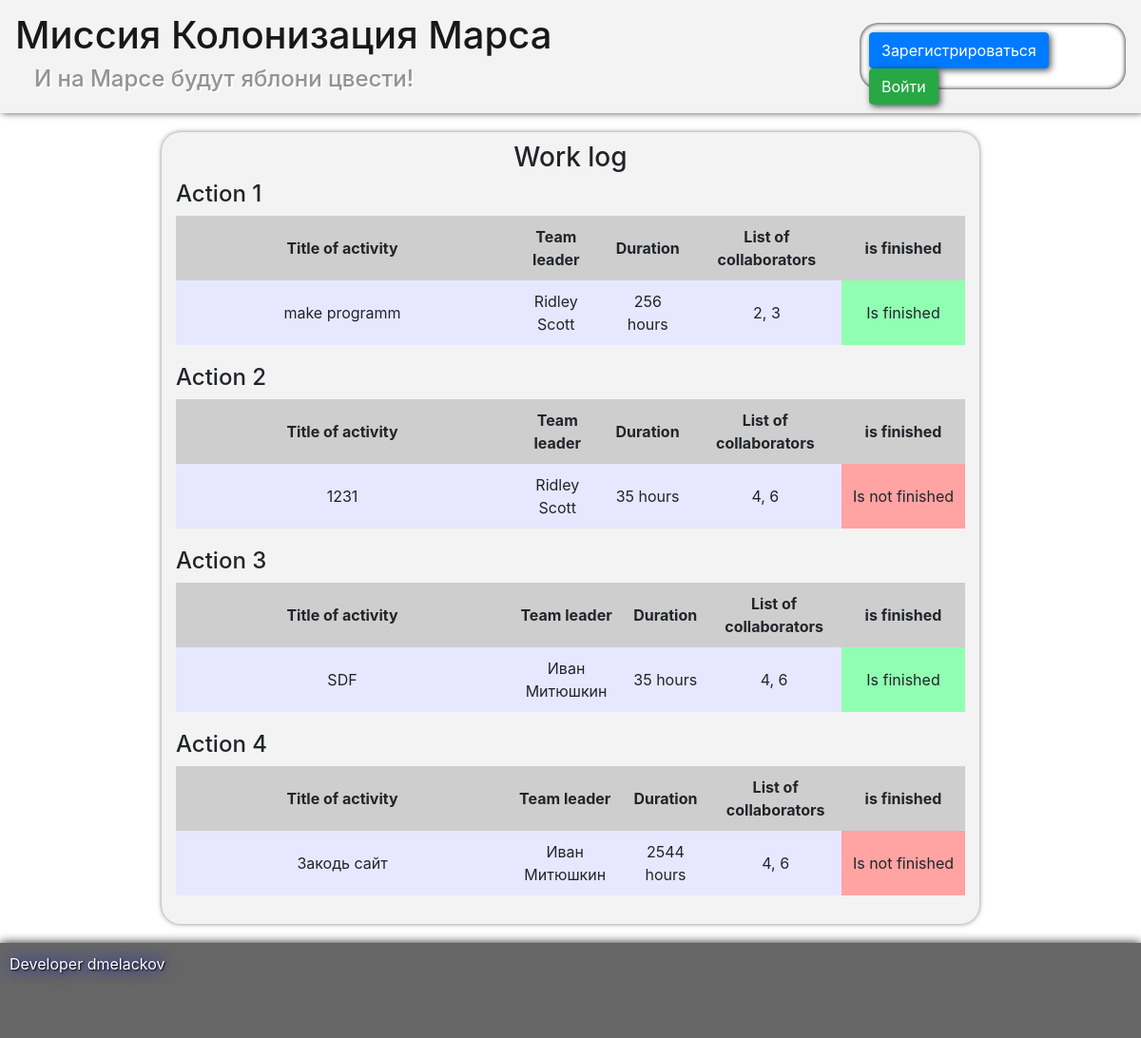
The page /index on the database as committed earlier.
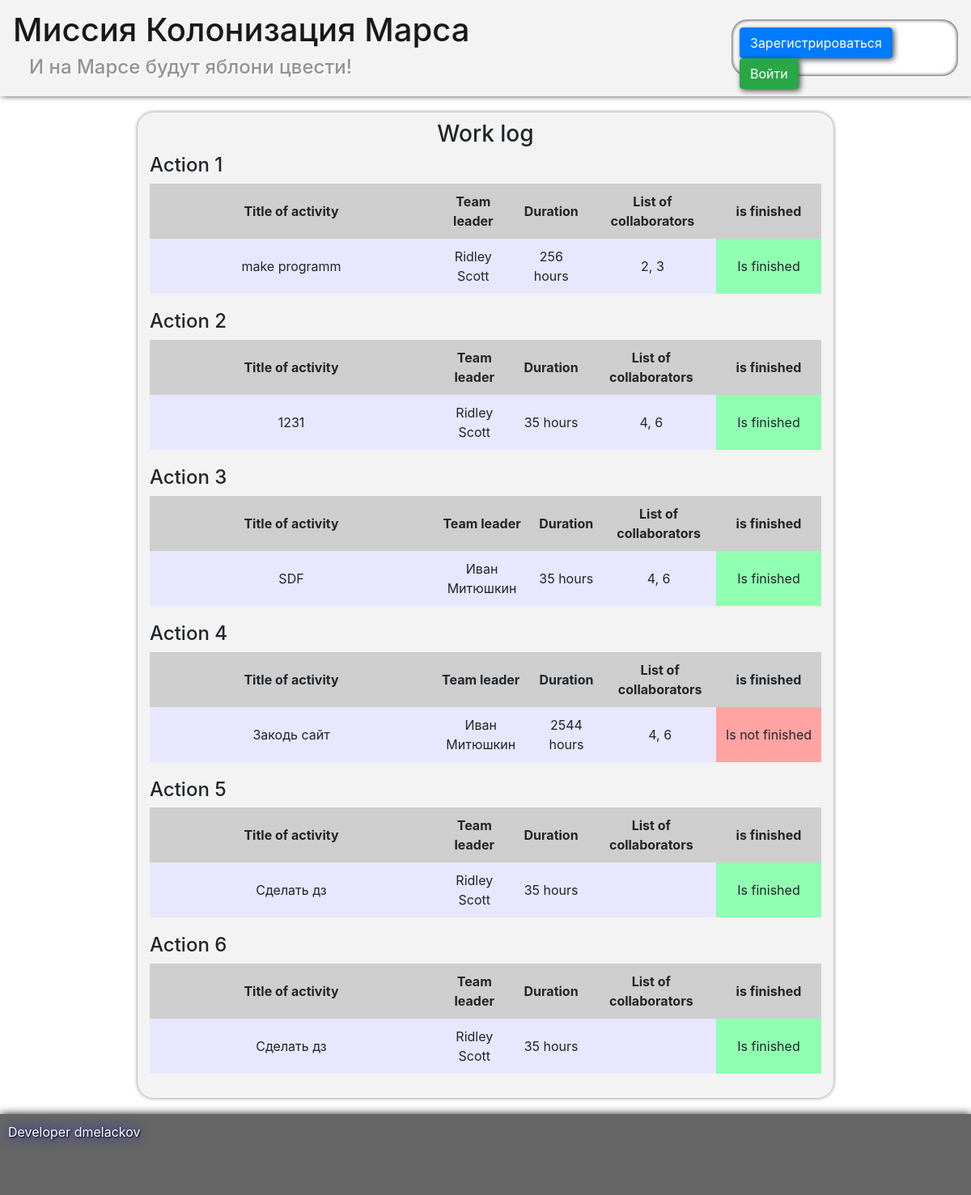
The same page on the database as committed later.
### data/jobs.py (models this page shows)
class Jobs(SqlAlchemyBase, SerializerMixin):
    __tablename__ = 'jobs'
    id = sqlalchemy.Column(sqlalchemy.Integer,
                           primary_key=True, autoincrement=True)
    team_leader = sqlalchemy.Column(sqlalchemy.Integer,
                                    sqlalchemy.ForeignKey("users.id"))
    job = sqlalchemy.Column(sqlalchemy.String)
    work_size = sqlalchemy.Column(sqlalchemy.Integer)
    collaborators = sqlalchemy.Column(sqlalchemy.String)
    start_date = sqlalchemy.Column(sqlalchemy.DateTime)
    start_end = sqlalchemy.Column(sqlalchemy.DateTime)
    if_finished = sqlalchemy.Column(sqlalchemy.Boolean)
    leader = orm.relation('User')

### data/users.py (models this page shows, shortened)
class User(SqlAlchemyBase, UserMixin, SerializerMixin):
    __tablename__ = 'users'
    id = sqlalchemy.Column(sqlalchemy.Integer,
                           primary_key=True, autoincrement=True)
    surname = sqlalchemy.Column(sqlalchemy.String, nullable=True)
    name = sqlalchemy.Column(sqlalchemy.String, nullable=True)
    age = sqlalchemy.Column(sqlalchemy.Integer, nullable=True)
    position = sqlalchemy.Column(sqlalchemy.String, nullable=True)
    speciality = sqlalchemy.Column(sqlalchemy.String, nullable=True)
    address = sqlalchemy.Column(sqlalchemy.String, nullable=True)
    email = sqlalchemy.Column(sqlalchemy.String,
                              index=True, unique=True, nullable=True)
    hashed_password = sqlalchemy.Column(sqlalchemy.String, nullable=True)
    modified_date = sqlalchemy.Column(sqlalchemy.DateTime,
                                      default=datetime.datetime.now)

### main.py (the view)
@app.route('/')
@app.route('/index')
def index():
    session = db_session.create_session()
    params = {}
    params["title"] = "Журнал работ"
    params["static_css"] = url_for('static', filename="css/")
    params["static_img"] = url_for('static', filename="img/")
    params["jobs"] = session.query(Jobs).all()
    return render_template('index.html', **params)

### data/db_session.py (called while the page is built)
def create_session() -> Session:
    global __factory
    return __factory()

### templates/index.html (shortened to what this page needs)
{% extends "base.html" %} {% block content %}
<div class="center">
    <h3>Work log</h3>
    <div class="works">
        {% for i in jobs %}
        <div class="jobLabel">
            <h4>Action {{loop.index}}</h4>
        </div>
        <table>
            <tr class="title">
                <th>Title of activity</th>
                <th>Team leader</th>
                <th>Duration</th>
                <th>List of collaborators</th>
                <th>is finished</th>
            </tr>
            <tr class="data">
                <td class="activity">{{ i.job }}</td>
                <td class="leader">{{ i.leader.name }} {{ i.leader.surname }}</td>
                <td class="duration">{{ i.work_size }} hours</td>
                <td class="collab">{{ i.collaborators }}</td>
                <td class="finished {% if i.if_finished %}
                    yes
                {% else %}
                    no
                {% endif %}">{% if i.if_finished %} Is finished {% else %} Is not finished {% endif %}</td>
            </tr>
        </table>
        {% endfor %}
    </div>
</div>
{% endblock %}

Rows that differ between the two databases and show on the page:
changed Jobs (number 2 of 6 on the later page): if_finished "Is not finished" → "Is finished"
added Jobs: job "Сделать дз", leader.name "Ridley", leader.surname "Scott", work_size "35", if_finished "Is finished"
added Jobs: job "Сделать дз", leader.name "Ridley", leader.surname "Scott", work_size "35", if_finished "Is finished"
